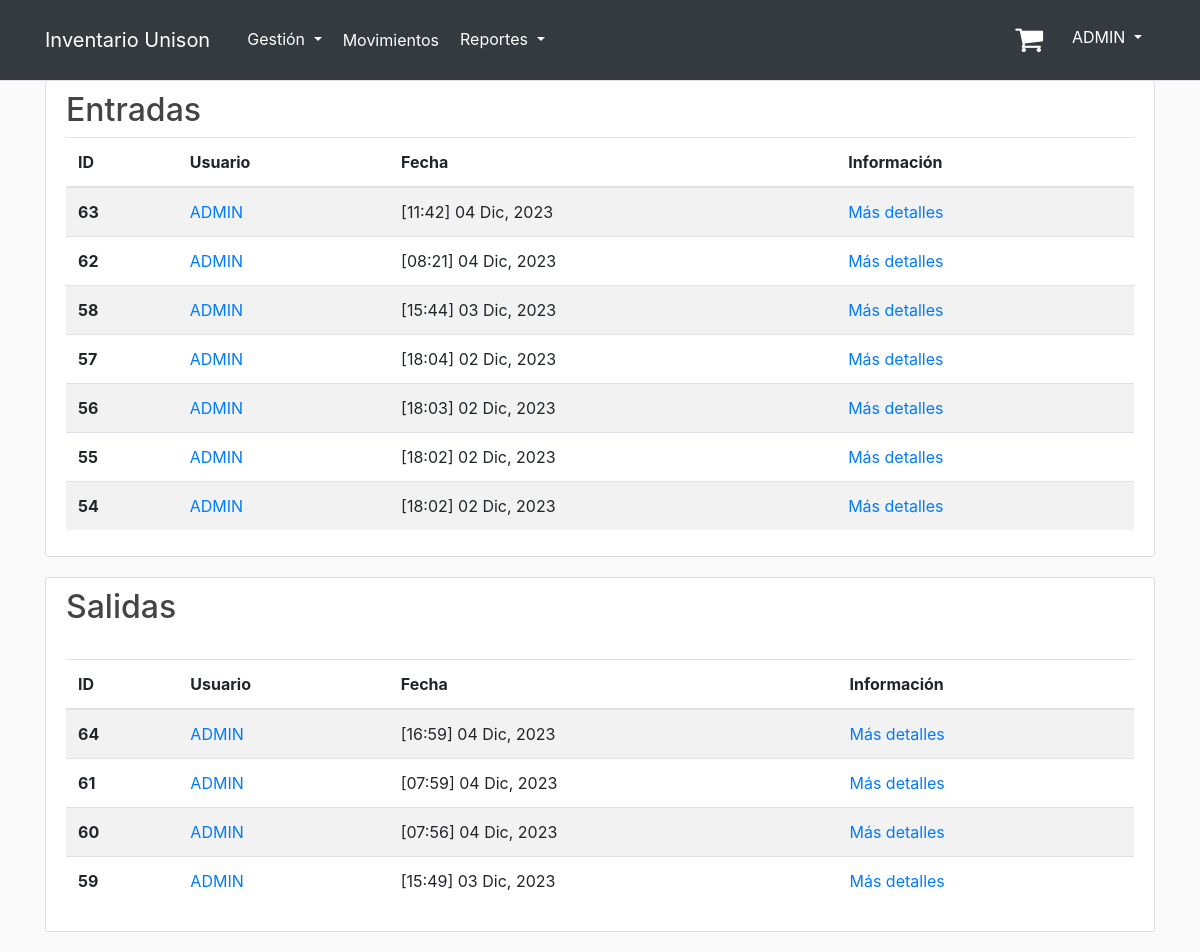
Page /movements (signed in) on the committed database.
### inventory/models.py (models this page shows, shortened)
class Report(models.Model):
    TYPE_MOVEMENT = [
        ('entrada', 'Entrada'),
        ('salida', 'Salida'),
    ]
    date = models.DateTimeField(default=timezone.now)
    movement = models.CharField(max_length=10, choices=TYPE_MOVEMENT)
    user = models.ForeignKey(User, on_delete=models.CASCADE)
    reason = models.TextField(blank=True, null=True)

### inventory/views.py (the view)
# urls.py: path('movements', views.movements, name='movements'),
@staff_member_required
def movements(request):
    movements_input = Report.objects.filter(movement='entrada').order_by('-date')
    movements_output = Report.objects.filter(movement='salida').order_by('-date')
    return render(request, 'inventory/movements.html',
                  {'title': 'Stock Movements', 'movements_input': movements_input,
                   'movements_output': movements_output})

### inventory/templates/inventory/movements.html (shortened to what this page needs)
{% extends "base.html" %}
{% load crispy_forms_filters %}
{% load crispy_forms_tags %}
{% block content %}
    <div class="content-section">
        <h2 class="report-header">Entradas</h2>
        <table class="table table-striped">
            <thead>
            <tr>
                <th scope="col">ID</th>
                <th scope="col">Usuario</th>
                <th scope="col">Fecha</th>
                <th scope="col">Información</th>
            </tr>
            </thead>
            <tbody>
            {% for movement_input in movements_input %}
                <tr>
                    <th scope="row">
                        {{ movement_input.id }}
                    </th>
                    <td>
                        <a href="{% url 'display_profile' movement_input.user.id %}">{{ movement_input.user.first_name }}</a>
                    </td>
                    <td> {{ movement_input.date|date:"[H:i] d M, Y" }}</td>
                    <td>
                        <a href="{% url 'movement_info' movement_input.id %}"> Más detalles</a>
                    </td>
                </tr>
            {% endfor %}
            </tbody>
        </table>
    </div>
    <div class="content-section">
        <h2 class="report-header">Salidas</h2>
        <table class="table table-striped">
            <thead>
            <tr>
                <th scope="col">ID</th>
                <th scope="col">Usuario</th>
                <th scope="col">Fecha</th>
                <th scope="col">Información</th>
            </tr>
            </thead>
            <tbody>
            <br>
            {% for movement in movements_output %}
                <tr>
                    <th scope="row">
                        {{ movement.id }}
                    </th>
                    <td>
                        <a href="{% url 'display_profile' movement.user.id %}">{{ movement.user.first_name }}</a>
                    </td>
                    <td> {{ movement.date|date:"[H:i] d M, Y" }}</td>
                    <td>
                        <a href="{% url 'movement_info' movement.id %}"> Más detalles</a>
                    </td>
                </tr>
            {% endfor %}
            </tbody>
        </table>
    </div>
{% endblock content %}

### templates/base.html (shortened to what this page needs)
{% load static %}
{% load i18n %}
{% language 'es' %}
<!DOCTYPE html>
<html lang="es">
<head>
    <link rel="stylesheet" href="https://cdnjs.cloudflare.com/ajax/libs/font-awesome/4.7.0/css/font-awesome.min.css">
    <link rel="stylesheet" href="https://cdn.jsdelivr.net/npm/bootstrap@4.3.1/dist/css/bootstrap.min.css"
>
    <link rel="stylesheet" type="text/css" href="{% static 'inventory/main.css' %}">
</head>
<body>
<header class="site-header">
    <nav class="navbar navbar-expand-md navbar-dark bg-dark fixed-top border-bottom">
        <div class="container">
            <a class="navbar-brand mr-4" href="/">Inventario Unison</a>
            <div class="collapse navbar-collapse" id="navbarToggle">
                <div class="navbar-nav mr-auto">
                    {% if user.is_staff %}
                        <li class="nav-item dropdown">
                            <button class="btn btn-dark dropdown-toggle" data-bs-toggle="dropdown"
                                    aria-expanded="false">
                                Gestión
                            </button>
                        </li>
                        <a class="nav-item nav-link" href="{% url 'movements' %}" style="color: white;">Movimientos</a>
                        <li class="nav-item dropdown">
                            <button class="btn btn-dark dropdown-toggle" data-bs-toggle="dropdown"
                                    aria-expanded="false">
                                Reportes
                            </button>
                        </li>
                    {% endif %}
                </div>
                <div class="navbar-nav">
                    {% if user.is_authenticated %}
                        <div class="d-flex m-3 me-0">
                            <a href="{% url 'shopping_cart' %}" class="position-relative me-4 my-auto">
                                <i class="fa fa-shopping-cart" aria-hidden="true"
                                   style="font-size:30px; color: white;"></i>
                            </a>
                        </div>
                        <div class="dropdown">
                            <button class="btn btn-dark dropdown-toggle" type="button" id="dropdownMenuButton"
                                    data-toggle="dropdown" aria-haspopup="true" aria-expanded="false"
                                    style="position: relative; top: 10px;">
                                {{ user.username }}
                            </button>
                        </div>
                    {% else %}
                        <a class="nav-item nav-link" href="{% url 'login' %}">Iniciar Sesion</a>
                    {% endif %}
                </div>
            </div>
        </div>
    </nav>
</header>
<main role="main" class="container">
    {% block content %}{% endblock %}
</main>
</body>
</html>
{% endlanguage %}

### inventory/static/inventory/main.css (style rules this page uses)
body { background: #fafafa; color: #333333; margin-top: 5rem; }
h1, h2, h3, h4, h5, h6 { color: #444444; }
.site-header .navbar-nav .nav-link { color: #cbd5db; }
.content-section { background: #ffffff; padding: 10px 20px; border: 1px solid #dddddd; border-radius: 3px; margin-bottom: 20px; }

### rows in the picture
Report: id "63", user.first_name "ADMIN", date "[11:42] 04 Dic, 2023"
Report: id "62", user.first_name "ADMIN", date "[08:21] 04 Dic, 2023"
Report: id "58", user.first_name "ADMIN", date "[15:44] 03 Dic, 2023"
Report: id "57", user.first_name "ADMIN", date "[18:04] 02 Dic, 2023"
Report: id "56", user.first_name "ADMIN", date "[18:03] 02 Dic, 2023"
Report: id "55", user.first_name "ADMIN", date "[18:02] 02 Dic, 2023"
Report: id "54", user.first_name "ADMIN", date "[18:02] 02 Dic, 2023"
Report: id "64", user.first_name "ADMIN", date "[16:59] 04 Dic, 2023"
Report: id "61", user.first_name "ADMIN", date "[07:59] 04 Dic, 2023"
Report: id "60", user.first_name "ADMIN", date "[07:56] 04 Dic, 2023"
Report: id "59", user.first_name "ADMIN", date "[15:49] 03 Dic, 2023"

### other values in the picture
{{ user.username }} "ADMIN"
